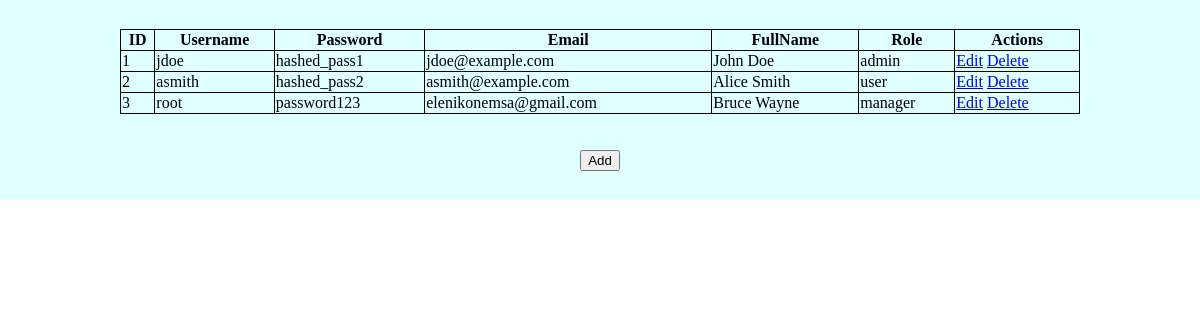
Page /usersTable/index.php on the committed database.
### tables this page shows
CREATE TABLE `users` (
  `UserID` int(10) NOT NULL,
  `Username` varchar(100) NOT NULL,
  `Password` varchar(100) NOT NULL,
  `Email` varchar(100) NOT NULL,
  `FullName` varchar(100) NOT NULL,
  `Role` varchar(100) NOT NULL
);

### usersTable/index.php (the view, shortened to what this page needs)
<?php
include "connect.php";
?>
<!DOCTYPE html>
<html lang="en">
<head>
</head>
<body>
    <main>
        <table>
            <tr>
                <th>ID</th>
                <th>Username</th>
                <th>Password</th>
                <th>Email</th>
                <th>FullName</th>
                <th>Role</th>
                <th>Actions</th>
            </tr>
            <?php
                $q_all = "select * from users";
                $result = mysqli_query($conn, $q_all);
                while ($row = mysqli_fetch_assoc($result)) {
            ?>
            <tr>
                <td><?=$row['UserID']?></td>
                <td><?=$row['Username']?></td>
                <td><?=$row['Password']?></td>
                <td><?=$row['Email']?></td>
                <td><?=$row['FullName']?></td>
                <td><?=$row['Role']?></td>
                <td>
                    <a href="?edit=<?=$row['UserID']?>">Edit</a>
                    <a href="?drop=<?=$row['UserID']?>">Delete</a>
                </td>
            </tr>
            <?php
                }
            ?>
        </table>
        <br><br>
        <a href="?add"><button>Add</button></a>
    </main>
</body>
</html>

### usersTable/index.php (style rules this page uses)
body { padding: 0; margin: 0; }
main { background-color: lightcyan; width: 100%; min-height: 200px; display: flex; flex-direction: column; justify-content: center; align-items: center; }
table { width: 80%; border-collapse: collapse; }
table tr td, tr th { border: solid 1px black; }

### rows in the picture
users: UserID "1", Username "jdoe", Password "hashed_pass1", Email "jdoe@example.com", FullName "John Doe", Role "admin"
users: UserID "2", Username "asmith", Password "hashed_pass2", Email "asmith@example.com", FullName "Alice Smith", Role "user"
users: UserID "3", Username "root", Password "password123", Email "elenikonemsa@gmail.com", FullName "Bruce Wayne", Role "manager"
